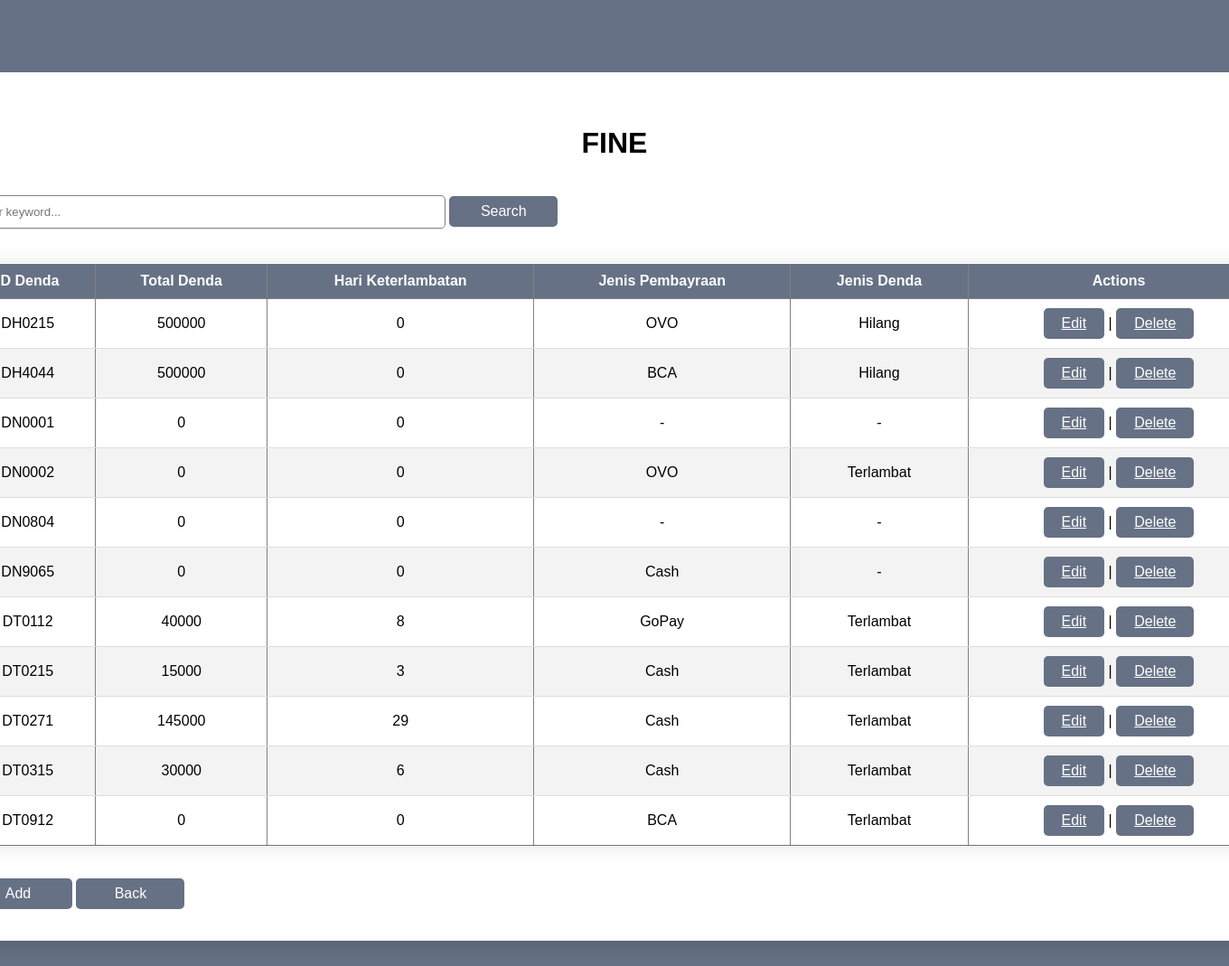
Screenshot of /fine.php with the database file from the repository.
### tables this page shows
CREATE TABLE `denda` (
  `idDenda` char(20) NOT NULL,
  `totalDenda` int(11) DEFAULT NULL,
  `hariKeterlambatan` int(11) DEFAULT NULL,
  `jenisPembayaran` char(20) DEFAULT NULL,
  `jenisDenda` char(20) DEFAULT NULL
);

### fine.php (the view, shortened to what this page needs)
<?php
$conn = mysqli_connect("localhost", "root", "", "sistemPerpustakaan");
$query = "SELECT * FROM denda ORDER BY idDenda";
$result = mysqli_query($conn, $query);
?>
<!DOCTYPE html>
<html lang="en">
<head>
    <link rel="stylesheet" href="adminMenu.css">
</head>
<body>
    <div class="container">
        <div class="login">
        <h1>Fine</h1>
        <form action="" method="post">
            <input type="text" name="keyword" size= "30"
            placeholder="Enter keyword..." autocomplete="off">
            <button type= "submit" name= "search">Search</button>
        </form>
        <table border="1" class= "content-table">
            <thead>
                <tr>
                    <th>ID Denda</th>
                    <th>Total Denda</th>
                    <th>Hari Keterlambatan</th>
                    <th>Jenis Pembayraan</th>
                    <th>Jenis Denda</th>
                    <th>Actions</th>
                </tr>
            </thead>
            <tbody>
                <?php while($res = mysqli_fetch_assoc($result)) : ?>
                    <tr>
                    <td> <?= $res["idDenda"]; ?></td>
                    <td> <?= $res["totalDenda"]; ?></td>
                    <td> <?= $res["hariKeterlambatan"]; ?></td>
                    <td> <?= $res["jenisPembayaran"]; ?></td>
                    <td> <?= $res["jenisDenda"]; ?></td>
                    <td>
                        <a href="editFine.php?id=<?= $res["idDenda"]; ?>">Edit</a> |
                        <a href="deleteFine.php?id=<?= $res["idDenda"]; ?>" onclick= "return confirm('Delete this data?');">Delete</a>
                    </td>
                    </tr>
                <?php endwhile; ?>
            </tbody>
        </table>
        <form action="" method="post">
            <button type= "submit" name= "add">Add</button>
            <button type= "submit" name= "back">Back</button>
        </form>
        </div>
    </div>
</body>
</html>

### adminMenu.css (style rules this page uses)
* { margin: 0; padding: 0; box-sizing: border-box; font-family: 'Gill Sans', 'Gill Sans MT', Calibri, 'Trebuchet MS', sans-serif; }
body { display: flex; justify-content: center; align-items: center; min-height: 100vh; background: #667185; }
.container { margin: 80px auto; width: auto; display: flex; max-width: 1500px; padding: 10px; background: #fff; border-radius: 15px; box-shadow: 0 10px 15px rgba(0, 0, 0, 0.1); }
form { width: 90%; margin: 10px 20px; }
h1 { margin: 50px 0 30px; text-align: center; font-weight: bolder; text-transform: uppercase; }
input { width: 40%; border: none; outline: none; padding: 10px; border-radius: 5px; border: 1px solid gray; }
.login { width: 1500px; }
a:link, a:visited { background-color: #667185; color: #fff; padding: 8px 20px; text-align: center; display: inline-block; border-radius: 5px; }
button { border: none; outline: none; padding: 8px; width: 120px; color: #fff; font-size: 16px; cursor: pointer; margin-top: 10px; margin-bottom: 15px; border-radius: 5px; background: #667185; }
table { margin: 20px 50px; padding: 50px; }
.content-table { border-collapse: collapse; margin: 25px auto; width: 1450px; border-radius: 5px 5px 5px 5px; overflow: hidden; box-shadow: 0 0 20px rgba(0, 0, 0, 0.1); }
.content-table thead tr { background-color: #667185; color: #ffffff; text-align: left; font-weight: bold; }
.content-table th, .content-table td { max-width: 250px; padding: 10px 5px; text-align: center; }
.content-table tbody tr { border-bottom: 1px solid #dddddd; }
.content-table tbody tr:nth-of-type(even) { background-color: #f3f3f3; }
.content-table tbody tr:last-of-type { border-bottom: 2px solid #667185; border-radius: 10px; }

### rows the page displays
denda: idDenda "DH0215", totalDenda "500000", hariKeterlambatan "0", jenisPembayaran "OVO", jenisDenda "Hilang"
denda: idDenda "DH4044", totalDenda "500000", hariKeterlambatan "0", jenisPembayaran "BCA", jenisDenda "Hilang"
denda: idDenda "DN0001", totalDenda "0", hariKeterlambatan "0", jenisPembayaran "-", jenisDenda "-"
denda: idDenda "DN0002", totalDenda "0", hariKeterlambatan "0", jenisPembayaran "OVO", jenisDenda "Terlambat"
denda: idDenda "DN0804", totalDenda "0", hariKeterlambatan "0", jenisPembayaran "-", jenisDenda "-"
denda: idDenda "DN9065", totalDenda "0", hariKeterlambatan "0", jenisPembayaran "Cash", jenisDenda "-"
denda: idDenda "DT0112", totalDenda "40000", hariKeterlambatan "8", jenisPembayaran "GoPay", jenisDenda "Terlambat"
denda: idDenda "DT0215", totalDenda "15000", hariKeterlambatan "3", jenisPembayaran "Cash", jenisDenda "Terlambat"
denda: idDenda "DT0271", totalDenda "145000", hariKeterlambatan "29", jenisPembayaran "Cash", jenisDenda "Terlambat"
denda: idDenda "DT0315", totalDenda "30000", hariKeterlambatan "6", jenisPembayaran "Cash", jenisDenda "Terlambat"
denda: idDenda "DT0912", totalDenda "0", hariKeterlambatan "0", jenisPembayaran "BCA", jenisDenda "Terlambat"
